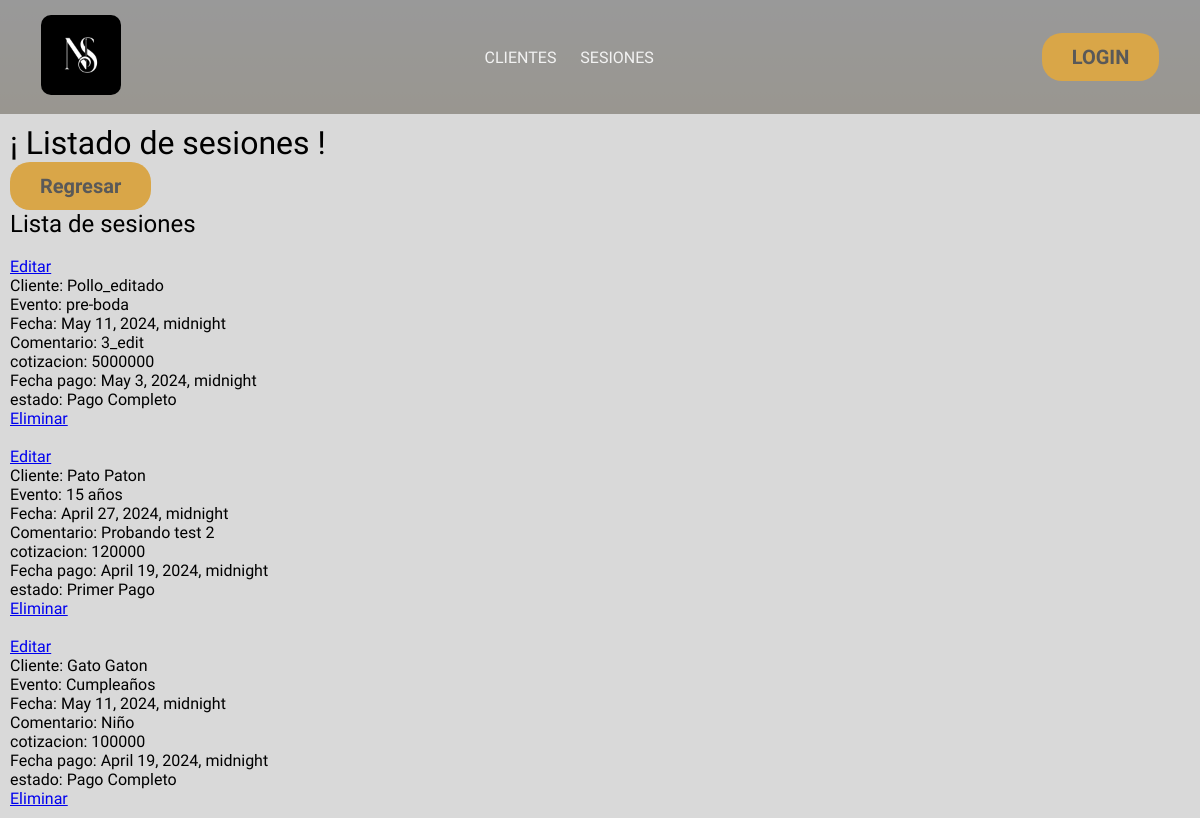
Before: /formulario/lista_sesiones/ with the older database file.
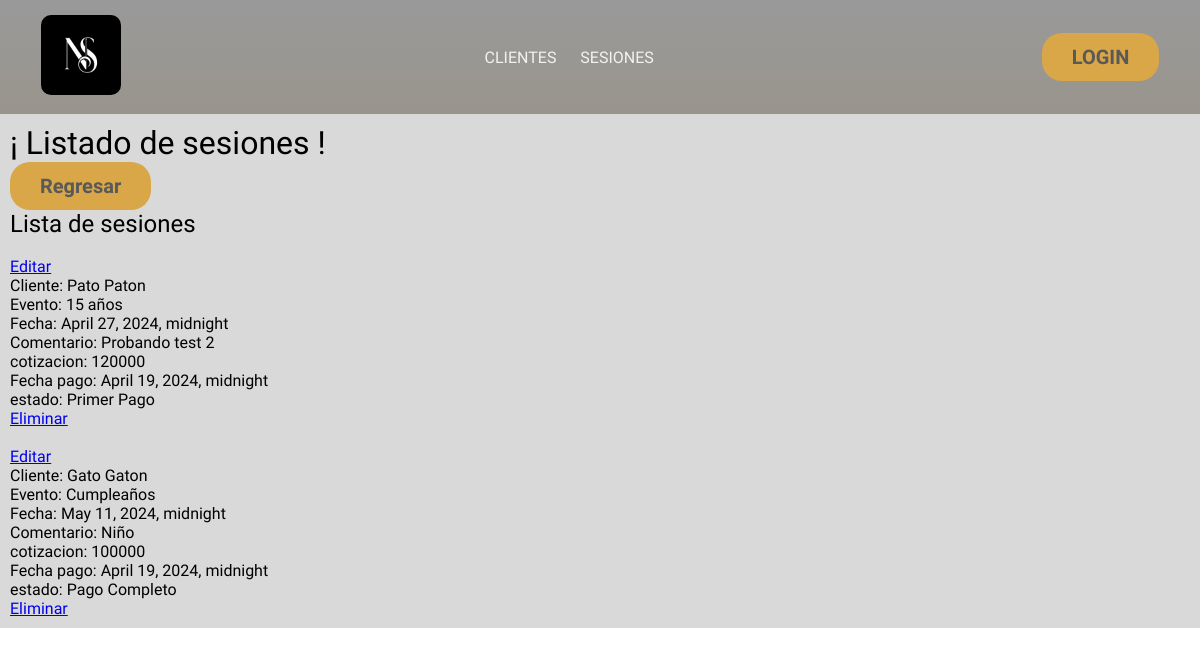
After: the same page with the newer database file.
### formulario/models.py (models this page shows)
class Sesion(models.Model):
  ses_date        = models.DateTimeField(verbose_name='Fecha del evento')
  ses_comment     = models.TextField(verbose_name='Comentarios')
  cotizacion      = models.IntegerField(verbose_name='Cotizacion')
  pay_date        = models.DateTimeField(verbose_name='Fecha de pago')
  usuario         = models.ForeignKey(Usuario, on_delete=models.CASCADE,verbose_name='Cliente')
  event_type      = models.ForeignKey(Event_type, on_delete=models.CASCADE,verbose_name='Tipo de evento')
  pay_status      = models.ForeignKey(Status, on_delete=models.CASCADE,verbose_name='Estado de pago')

class Usuario(models.Model):
  user_doc        = models.IntegerField(verbose_name='Numero de documento')
  user_name       = models.CharField(max_length=40, blank= False, null= False,verbose_name= 'Nombre')
  user_email      = models.EmailField(verbose_name='Correo electronico')
  user_phone      = models.IntegerField(verbose_name='Numero de teléfono')
  fecha_registro  = models.DateTimeField (verbose_name='Fecha de registro',auto_now_add=True)
  def __str__(self):
    return self.user_name

class Event_type(models.Model):
  type      = models.CharField(max_length=30, null=False, blank=False,verbose_name='Nuevo evento')
  def __str__(self):
    return self.type

class Status(models.Model):
  nombre    = models.CharField(max_length=30, null=False, blank=False,verbose_name='Nuevo estado de pago')
  def __str__(self):
    return self.nombre

### formulario/views.py (the view)
# urls.py: path('lista_sesiones/',         views.sesiones_list,  name="lista_sesiones"),
def sesiones_list(request):
  lista_sesiones = Sesion.objects.all()
  return render(request, '1.administrador/lista_sesiones.html', {
    'lista_sesiones': lista_sesiones
  })

### templates/1.administrador/lista_sesiones.html (shortened to what this page needs)
{% extends "layouts/app.html" %}
{% block content %}
<h1>¡ Listado de sesiones !</h1>
{% endblock content %}
{% block registrar %}
<form action="{% url "admin_sesiones" %}">
  <button type="submit"> Regresar </button>
</form>
<h2> Lista de sesiones </h2>
<ul>
  {% for sesion in lista_sesiones %}
  <li>
    <br>
    <a href="{% url "editar_sesion" sesion.id %}"> Editar </a>
    <p>
      Cliente:    {{sesion.usuario}}<br>
      Evento:     {{sesion.event_type}}<br>
      Fecha:      {{sesion.ses_date}}<br>
      Comentario: {{sesion.ses_comment}}<br>
      cotizacion: {{sesion.cotizacion}}<br>
      Fecha pago: {{sesion.pay_date}}<br>
      estado:     {{sesion.pay_status}}<br>
    </p>
    <a href="{% url "delete_sesion" sesion.id %}"> Eliminar </a>
  </li>
  {% endfor %}
</ul>
{% endblock registrar %}

Changed rows visible on the page:
removed Sesion: usuario "Pollo_editado", event_type "pre-boda", ses_date "May 11, 2024, midnight", ses_comment "3_edit", cotizacion "5000000", pay_date "May 3, 2024, midnight", pay_status "Pago Completo"
